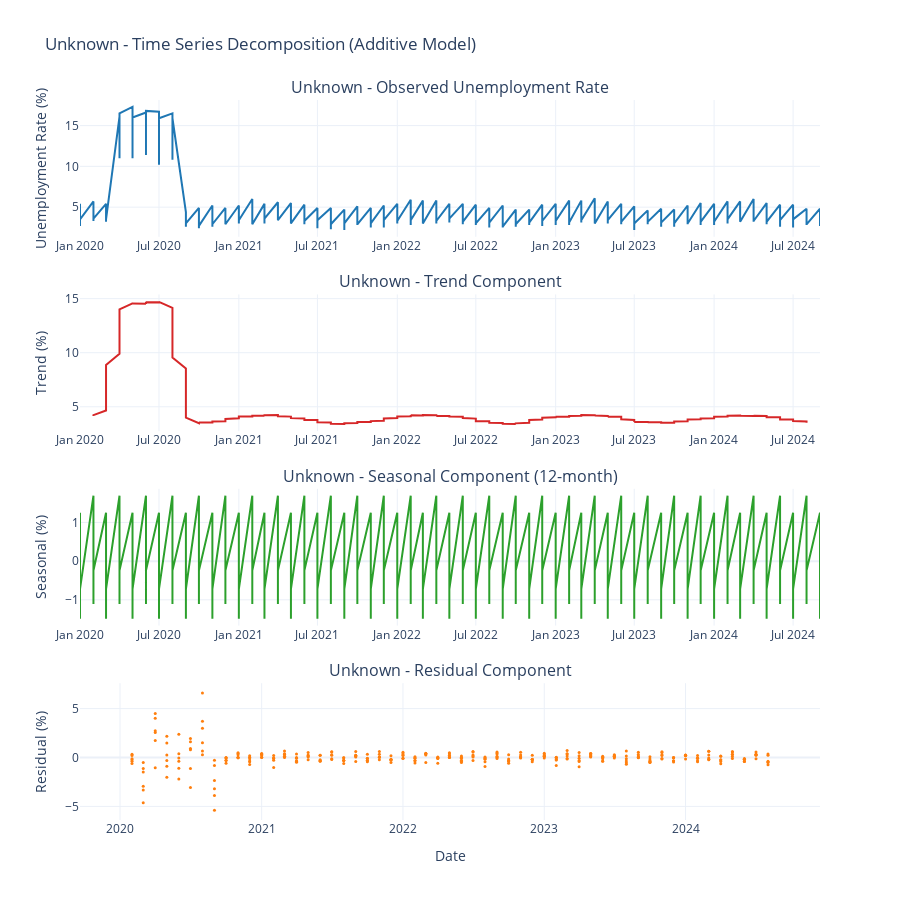

Here is the notebook cell this chart was saved with:
### Code cell
# ============================================================================
# ADAPTIVE VISUALIZATION - Single State vs Multi-State
# ============================================================================

if ANALYSIS_MODE == 'single-state':
    # ========================================================================
    # SINGLE STATE: Time Series Decomposition
    # ========================================================================
    print(f"Performing time series decomposition for {SELECTED_STATE}...")

    # Decompose the time series
    decomposition = seasonal_decompose(df_focus_single['value'], model='additive', period=12)

    # Create subplot figure
    fig2 = make_subplots(
        rows=4,
        cols=1,
        subplot_titles=(
            f'{SELECTED_STATE} - Observed Unemployment Rate',
            f'{SELECTED_STATE} - Trend Component',
            f'{SELECTED_STATE} - Seasonal Component (12-month)',
            f'{SELECTED_STATE} - Residual Component'
        ),
        vertical_spacing=0.08
    )

    # Observed
    fig2.add_trace(
        go.Scatter(
            x=df_focus_single.index,
            y=decomposition.observed,
            name='Observed',
            line=dict(color='#1f77b4', width=2)
        ),
        row=1, col=1
    )

    # Trend
    fig2.add_trace(
        go.Scatter(
            x=df_focus_single.index,
            y=decomposition.trend,
            name='Trend',
            line=dict(color='#d62728', width=2)
        ),
        row=2, col=1
    )

    # Seasonal
    fig2.add_trace(
        go.Scatter(
            x=df_focus_single.index,
            y=decomposition.seasonal,
            name='Seasonal',
            line=dict(color='#2ca02c', width=2)
        ),
        row=3, col=1
    )

    # Residual
    fig2.add_trace(
        go.Scatter(
            x=df_focus_single.index,
            y=decomposition.resid,
            name='Residual',
            mode='markers',
            marker=dict(color='#ff7f0e', size=3)
        ),
        row=4, col=1
    )

    # Layout updates
    fig2.update_layout(
        title_text=f'{SELECTED_STATE} - Time Series Decomposition (Additive Model)',
        height=900,
        showlegend=False,
        template='plotly_white',
        hovermode='x unified'
    )
    fig2.update_xaxes(title_text="Date", row=4, col=1)
    fig2.update_yaxes(title_text="Unemployment Rate (%)", row=1, col=1)
    fig2.update_yaxes(title_text="Trend (%)", row=2, col=1)
    fig2.update_yaxes(title_text="Seasonal (%)", row=3, col=1)
    fig2.update_yaxes(title_text="Residual (%)", row=4, col=1)

    fig2.show()

    print(f"\nDecomposition complete")
    print(f"Trend: Captures long-term unemployment trajectory")
    print(f"Seasonal: 12-month recurring patterns (typically higher in winter)")
    print(f"Residual: Random fluctuations and irregular events")

else:
    # ========================================================================
    # MULTI-STATE: Comparative Time Series
    # ========================================================================
    print(f"Creating multi-state comparison for {len(states_to_analyze)} states...")

    # Main comparison chart
    fig2 = px.line(
        df_focus,
        x='date',
        y='value',
        color='state',
        title=f'State Unemployment Rate Comparison - {len(states_to_analyze)} States',
        labels={'value': 'Unemployment Rate (%)', 'date': 'Date', 'state': 'State'},
        template='plotly_white'
    )
    fig2.update_layout(
        height=600,
        hovermode='x unified',
        legend=dict(
            orientation="v",
            yanchor="top",
            y=1,
            xanchor="left",
            x=1.02
        )
    )
    fig2.show()

    # ========================================================================
    # Statistical Summary by State
    # ========================================================================
    print(f"\n{'='*70}")
    print("STATE-BY-STATE STATISTICS")
    print(f"{'='*70}\n")

    state_stats = []
    for state in sorted(states_to_analyze):
        state_data = df_focus[df_focus['state'] == state]['value']
        state_stats.append({
            'State': state,
            'Mean': state_data.mean(),
            'Std Dev': state_data.std(),
            'Min': state_data.min(),
            'Max': state_data.max(),
            'Current': state_data.iloc[-1] if len(state_data) > 0 else None,
            'Records': len(state_data)
        })

    df_stats = pd.DataFrame(state_stats)
    df_stats = df_stats.sort_values('Mean', ascending=False)
    print(df_stats.to_string(index=False, float_format='%.2f'))

    # ========================================================================
    # Recent Trends Comparison (Last 12 months)
    # ========================================================================
    print(f"\n{'='*70}")
    print("RECENT TRENDS (Last 12 Months)")
    print(f"{'='*70}\n")

    recent_trends = []
    for state in sorted(states_to_analyze):
        state_data = df_focus[df_focus['state'] == state].sort_values('date')

        if len(state_data) >= 12:
            recent_12 = state_data.iloc[-12:]['value'].mean()
            prev_12 = state_data.iloc[-24:-12]['value'].mean() if len(state_data) >= 24 else recent_12
            trend = recent_12 - prev_12

            recent_trends.append({
                'State': state,
                'Current Rate': state_data['value'].iloc[-1],
                '12-Mo Avg': recent_12,
                'Change (pp)': trend,
                'Direction': '↑' if trend > 0.1 else '↓' if trend < -0.1 else '→'
            })

    df_trends = pd.DataFrame(recent_trends)
    df_trends = df_trends.sort_values('Change (pp)', ascending=False)
    print(df_trends.to_string(index=False, float_format='%.2f'))

    # Insight summary
    print(f"\nINSIGHT: Analysis:")
    improving = len([t for t in recent_trends if t['Change (pp)'] < -0.1])
    worsening = len([t for t in recent_trends if t['Change (pp)'] > 0.1])
    print(f" • {improving} states improving (unemployment decreasing)")
    print(f" • {worsening} states worsening (unemployment increasing)")
    print(f" • {len(recent_trends) - improving - worsening} states stable")

### Figure 1 — Plotly figure (JSON) as saved in the notebook; plotly's stock layout.template omitted (floating-point values rounded to 4 significant figures; data arrays with more than 128 entries replaced by an {"elided": "..."} marker saying what was removed)
{"data": [{"line": {"color": "#1f77b4", "width": 2}, "name": "Observed", "type": "scatter", "x": {"elided": "342 str values"}, "xaxis": "x", "y": {"elided": "342 float values"}, "yaxis": "y"}, {"line": {"color": "#d62728", "width": 2}, "name": "Trend", "type": "scatter", "x": {"elided": "342 str values"}, "xaxis": "x2", "y": {"elided": "342 float values"}, "yaxis": "y2"}, {"line": {"color": "#2ca02c", "width": 2}, "name": "Seasonal", "type": "scatter", "x": {"elided": "342 str values"}, "xaxis": "x3", "y": {"elided": "342 float values"}, "yaxis": "y3"}, {"marker": {"color": "#ff7f0e", "size": 3}, "mode": "markers", "name": "Residual", "type": "scatter", "x": {"elided": "342 str values"}, "xaxis": "x4", "y": {"elided": "342 float values"}, "yaxis": "y4"}], "layout": {"annotations": [{"font": {"size": 16}, "showarrow": false, "text": "Unknown - Observed Unemployment Rate", "x": 0.5, "xanchor": "center", "xref": "paper", "y": 1, "yanchor": "bottom", "yref": "paper"}, {"font": {"size": 16}, "showarrow": false, "text": "Unknown - Trend Component", "x": 0.5, "xanchor": "center", "xref": "paper", "y": 0.73, "yanchor": "bottom", "yref": "paper"}, {"font": {"size": 16}, "showarrow": false, "text": "Unknown - Seasonal Component (12-month)", "x": 0.5, "xanchor": "center", "xref": "paper", "y": 0.46, "yanchor": "bottom", "yref": "paper"}, {"font": {"size": 16}, "showarrow": false, "text": "Unknown - Residual Component", "x": 0.5, "xanchor": "center", "xref": "paper", "y": 0.19, "yanchor": "bottom", "yref": "paper"}], "height": 900, "hovermode": "x unified", "showlegend": false, "title": {"text": "Unknown - Time Series Decomposition (Additive Model)"}, "xaxis": {"anchor": "y", "domain": [0, 1]}, "xaxis2": {"anchor": "y2", "domain": [0, 1]}, "xaxis3": {"anchor": "y3", "domain": [0, 1]}, "xaxis4": {"anchor": "y4", "domain": [0, 1], "title": {"text": "Date"}}, "yaxis": {"anchor": "x", "domain": [0.81, 1], "title": {"text": "Unemployment Rate (%)"}}, "yaxis2": {"anchor": "x2", "domain": [0.54, 0.73], "title": {"text": "Trend (%)"}}, "yaxis3": {"anchor": "x3", "domain": [0.27, 0.46], "title": {"text": "Seasonal (%)"}}, "yaxis4": {"anchor": "x4", "domain": [0, 0.19], "title": {"text": "Residual (%)"}}}}
